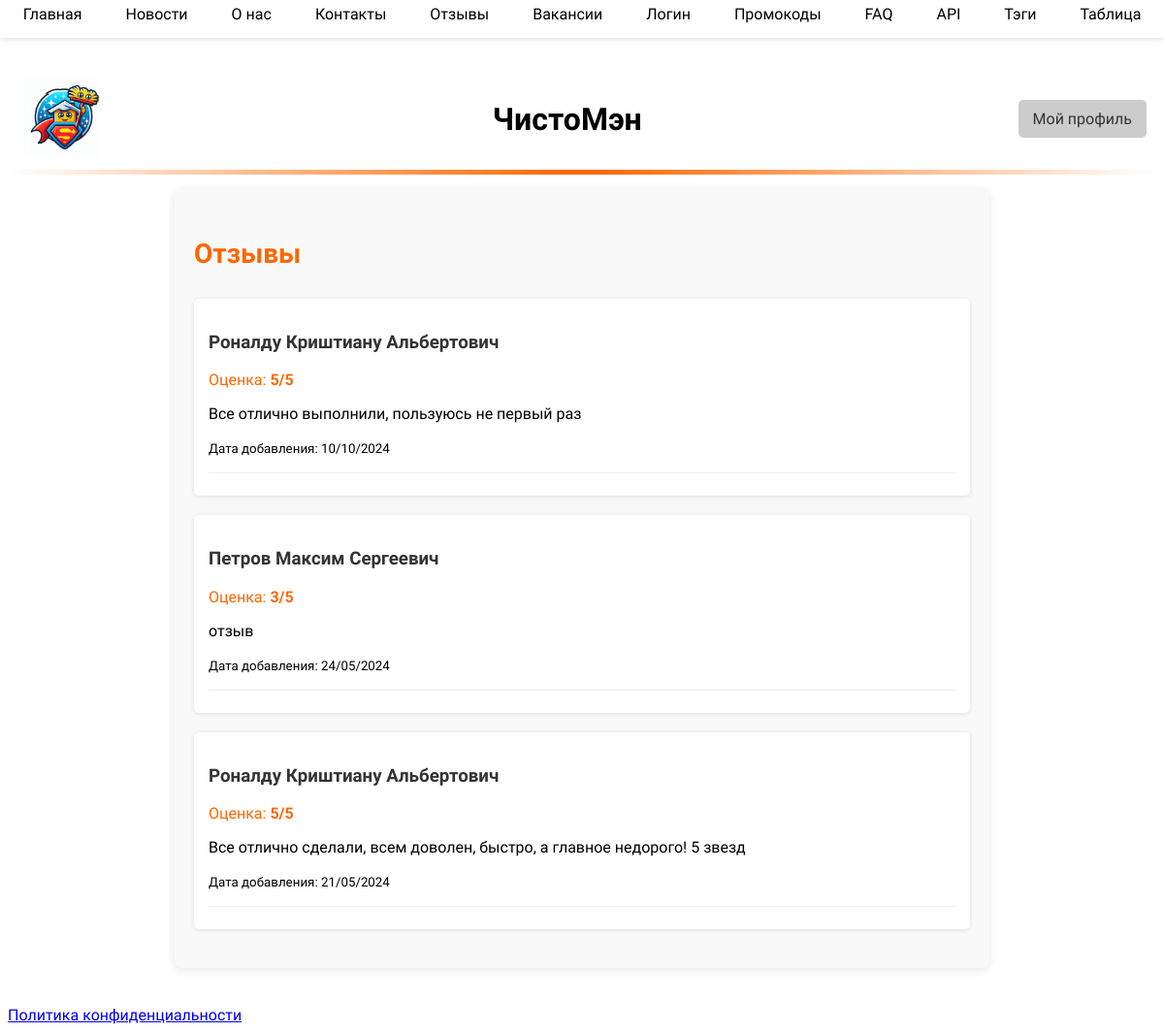
The app's page /reviews/ with its own data.
### main/models.py (models this page shows, shortened)
class Review(models.Model):
    customer = models.ForeignKey(Customer, on_delete=models.CASCADE, related_name='reviews')
    rating = models.IntegerField(verbose_name='Оценка', choices=[(i, i) for i in range(1, 6)])
    text = models.TextField(verbose_name='Текст отзыва')
    date = models.DateTimeField(auto_now_add=True, verbose_name='Дата')
    class Meta:
        verbose_name = 'Отзыв'
        verbose_name_plural = 'Отзывы'

class Customer(models.Model):
    user = models.OneToOneField(User, on_delete=models.CASCADE)
    full_name = models.CharField(max_length=100, verbose_name='ФИО заказчика')
    birth_date = models.DateField(verbose_name='Дата рождения',default=date(2000, 1, 1))
    company_name = models.CharField(max_length=100, verbose_name='Название компании', blank=True, null=True)
    contact_phone = models.CharField(max_length=20, verbose_name='Контактный телефон')
    CUSTOMER_TYPE_CHOICES = (
        ('individual', 'Частное лицо'),
        ('legal_entity', 'Юридическое лицо'),
    )
    customer_type = models.CharField(max_length=20, choices=CUSTOMER_TYPE_CHOICES, verbose_name='Тип заказчика')
    cart = models.ManyToManyField(Service, related_name='customers_cart', blank=True)
    class Meta:
        verbose_name = 'Клиент'
        verbose_name_plural = 'Клиенты'

### main/views.py (the view)
# urls.py: path('reviews/', views.reviews_list, name='reviews_list'),
def reviews_list(request):
    is_customer = request.user.groups.filter(name='Customer').exists()
    is_auth = request.user.is_authenticated
    reviews = Review.objects.all().order_by('-date')
    if request.method == 'POST':
        form = ReviewForm(request.POST)
        if form.is_valid():
            review = form.save(commit=False)
            review.customer = request.user.customer
            review.save()
            return redirect('reviews_list')
    else:
        form = ReviewForm()
    return render(request, 'main/reviews_list.html', {'reviews': reviews, 'form': form,'is_customer':is_customer,'is_auth':is_auth})

### main/context_processors.py (called while the page is built)
def partners_processor(request):
    partners = Partner.objects.all()
    return {
        'partners': partners,
    }

### main/templates/main/reviews_list.html (shortened to what this page needs)
{% extends 'main/base.html' %}
{% block content %}
<div class="reviews-container">
    <h1 class="reviews-title">Отзывы</h1>
    <ul class="reviews-list">
        {% for review in reviews %}
            <li class="review-item">
                <h3 class="review-author">{{ review.customer.full_name }}</h3>
                <p class="review-rating">Оценка: <strong>{{ review.rating }}/5</strong></p>
                <p class="review-text">{{ review.text }}</p>
                <p class="review-date"><small>Дата добавления: {{ review.date|date:"d/m/Y" }}</small></p>
                <hr class="review-divider">
            </li>
        {% endfor %}
    </ul>
</div>
{% endblock %}

### main/static/css/style.css (style rules this page uses)
body { font-family: 'Roboto', Arial, sans-serif; background-color: white; font-kerning: normal; }
.reviews-container { max-width: 800px; margin: 20px auto; padding: 20px; border-radius: 8px; box-shadow: 0 2px 10px rgba(0, 0, 0, 0.1); background-color: #f9f9f9; }
.reviews-title { font-size: 28px; color: #ff6600; margin: 30px 0; }
.reviews-list { list-style: none; padding: 0; }
.review-item { margin-bottom: 20px; padding: 15px; border-radius: 5px; background-color: #fff; box-shadow: 0 1px 5px rgba(0, 0, 0, 0.1); }
.review-author { font-weight: bold; color: #333; }
.review-rating { color: #ff6600; }
.review-text { margin: 10px 0; }
.review-divider { border: none; border-top: 1px solid #eee; margin-top: 10px; }

### records on screen
Review: customer.full_name "Роналду Криштиану Альбертович", rating "5", text "Все отлично выполнили, пользуюсь не первый раз", date "10/10/2024"
Review: customer.full_name "Петров Максим Сергеевич", rating "3", text "отзыв", date "24/05/2024"
Review: customer.full_name "Роналду Криштиану Альбертович", rating "5", text "Все отлично сделали, всем доволен, быстро, а главное недорого! 5 звезд", date "21/05/2024"
